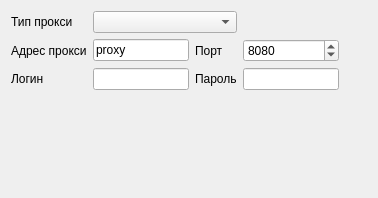
<?xml version="1.0" encoding="UTF-8"?>
<ui version="4.0">
 <class>ProxyOptions</class>
 <widget class="QWidget" name="ProxyOptions">
  <property name="geometry">
   <rect>
    <x>0</x>
    <y>0</y>
    <width>378</width>
    <height>198</height>
   </rect>
  </property>
  <property name="windowTitle">
   <string>Form</string>
  </property>
  <layout class="QGridLayout" name="gridLayout">
   <item row="2" column="0">
    <widget class="QLabel" name="label_4">
     <property name="text">
      <string>Логин</string>
     </property>
    </widget>
   </item>
   <item row="2" column="2">
    <widget class="QLabel" name="label_5">
     <property name="text">
      <string>Пароль</string>
     </property>
    </widget>
   </item>
   <item row="2" column="3">
    <widget class="QLineEdit" name="lePassword"/>
   </item>
   <item row="0" column="0">
    <widget class="QLabel" name="label">
     <property name="text">
      <string>Тип прокси</string>
     </property>
    </widget>
   </item>
   <item row="2" column="1">
    <widget class="QLineEdit" name="leLogin"/>
   </item>
   <item row="1" column="1">
    <widget class="QLineEdit" name="leServer">
     <property name="text">
      <string notr="true">proxy</string>
     </property>
    </widget>
   </item>
   <item row="1" column="0">
    <widget class="QLabel" name="label_2">
     <property name="text">
      <string>Адрес прокси</string>
     </property>
    </widget>
   </item>
   <item row="1" column="4">
    <spacer name="horizontalSpacer">
     <property name="orientation">
      <enum>Qt::Horizontal</enum>
     </property>
     <property name="sizeHint" stdset="0">
      <size>
       <width>40</width>
       <height>20</height>
      </size>
     </property>
    </spacer>
   </item>
   <item row="1" column="2">
    <widget class="QLabel" name="label_3">
     <property name="text">
      <string>Порт</string>
     </property>
    </widget>
   </item>
   <item row="3" column="1">
    <spacer name="verticalSpacer">
     <property name="orientation">
      <enum>Qt::Vertical</enum>
     </property>
     <property name="sizeHint" stdset="0">
      <size>
       <width>20</width>
       <height>40</height>
      </size>
     </property>
    </spacer>
   </item>
   <item row="0" column="1" colspan="2">
    <widget class="QComboBox" name="cbProxyType"/>
   </item>
   <item row="1" column="3">
    <widget class="QSpinBox" name="lePort">
     <property name="maximum">
      <number>65536</number>
     </property>
     <property name="value">
      <number>8080</number>
     </property>
    </widget>
   </item>
  </layout>
 </widget>
 <resources/>
 <connections/>
</ui>
